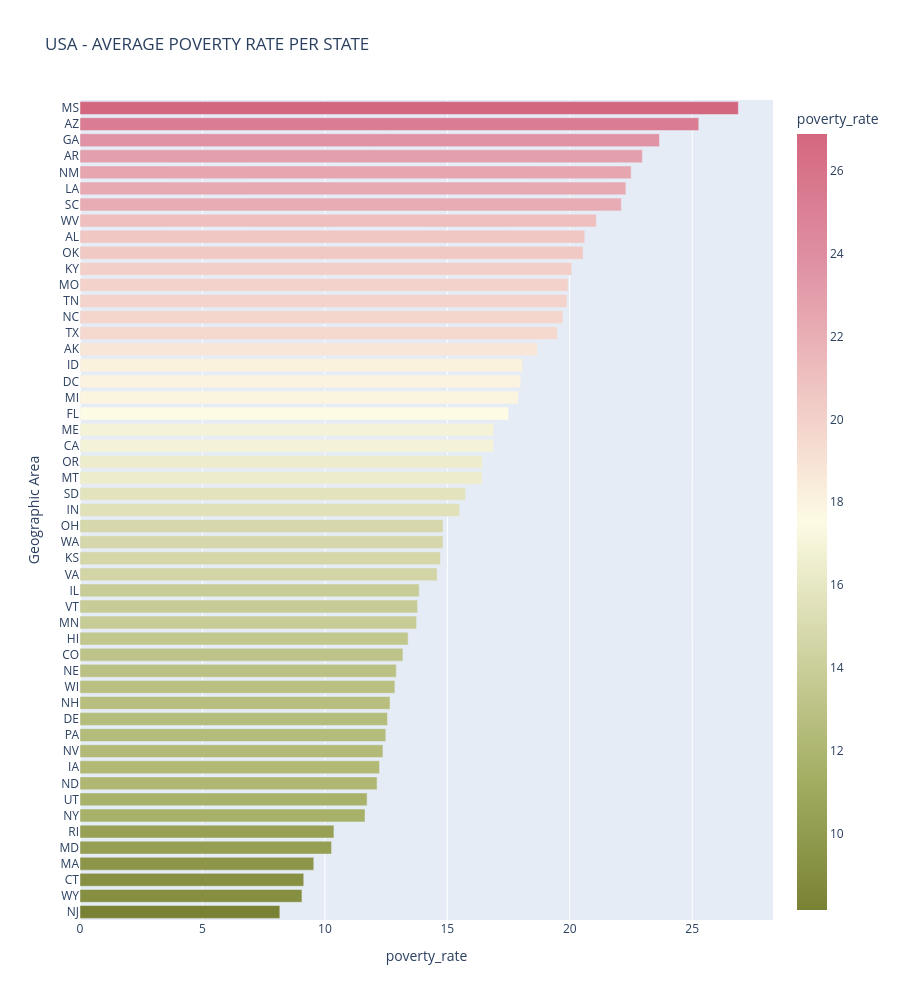

Notebook cell for this chart:
### Code cell
fig = px.bar(df_pct_poverty_state_mean,
                y="Geographic Area",
                x="poverty_rate",
                orientation="h",
                color="poverty_rate",
                color_continuous_scale="armyrose",
                height=1000,
                title="USA - AVERAGE POVERTY RATE PER STATE"

            )
fig.show()

### Figure 1 — Plotly figure (JSON) as saved in the notebook; plotly's stock layout.template omitted (floating-point values rounded to 4 significant figures)
{"data": [{"hovertemplate": "poverty_rate=%{marker.color}<br>Geographic Area=%{y}<extra></extra>", "legendgroup": "", "marker": {"color": [8.161, 9.064, 9.137, 9.546, 10.27, 10.37, 11.64, 11.72, 12.13, 12.23, 12.37, 12.49, 12.56, 12.66, 12.86, 12.92, 13.19, 13.4, 13.75, 13.79, 13.85, 14.59, 14.72, 14.83, 14.83, 15.5, 15.75, 16.42, 16.44, 16.89, 16.89, 17.51, 17.9, 18.0, 18.08, 18.68, 19.5, 19.72, 19.89, 19.93, 20.08, 20.55, 20.61, 21.08, 22.11, 22.29, 22.51, 22.96, 23.66, 25.27, 26.88], "coloraxis": "coloraxis", "pattern": {"shape": ""}}, "name": "", "orientation": "h", "showlegend": false, "textposition": "auto", "type": "bar", "x": [8.161, 9.064, 9.137, 9.546, 10.27, 10.37, 11.64, 11.72, 12.13, 12.23, 12.37, 12.49, 12.56, 12.66, 12.86, 12.92, 13.19, 13.4, 13.75, 13.79, 13.85, 14.59, 14.72, 14.83, 14.83, 15.5, 15.75, 16.42, 16.44, 16.89, 16.89, 17.51, 17.9, 18.0, 18.08, 18.68, 19.5, 19.72, 19.89, 19.93, 20.08, 20.55, 20.61, 21.08, 22.11, 22.29, 22.51, 22.96, 23.66, 25.27, 26.88], "xaxis": "x", "y": ["NJ", "WY", "CT", "MA", "MD", "RI", "NY", "UT", "ND", "IA", "NV", "PA", "DE", "NH", "WI", "NE", "CO", "HI", "MN", "VT", "IL", "VA", "KS", "WA", "OH", "IN", "SD", "MT", "OR", "CA", "ME", "FL", "MI", "DC", "ID", "AK", "TX", "NC", "TN", "MO", "KY", "OK", "AL", "WV", "SC", "LA", "NM", "AR", "GA", "AZ", "MS"], "yaxis": "y"}], "layout": {"barmode": "relative", "coloraxis": {"colorbar": {"title": {"text": "poverty_rate"}}, "colorscale": [[0.0, "rgb(121, 130, 52)"], [0.1667, "rgb(163, 173, 98)"], [0.3333, "rgb(208, 211, 162)"], [0.5, "rgb(253, 251, 228)"], [0.6667, "rgb(240, 198, 195)"], [0.8333, "rgb(223, 145, 163)"], [1.0, "rgb(212, 103, 128)"]]}, "height": 1000, "legend": {"tracegroupgap": 0}, "title": {"text": "USA - AVERAGE POVERTY RATE PER STATE"}, "xaxis": {"anchor": "y", "domain": [0.0, 1.0], "title": {"text": "poverty_rate"}}, "yaxis": {"anchor": "x", "domain": [0.0, 1.0], "title": {"text": "Geographic Area"}}}}
